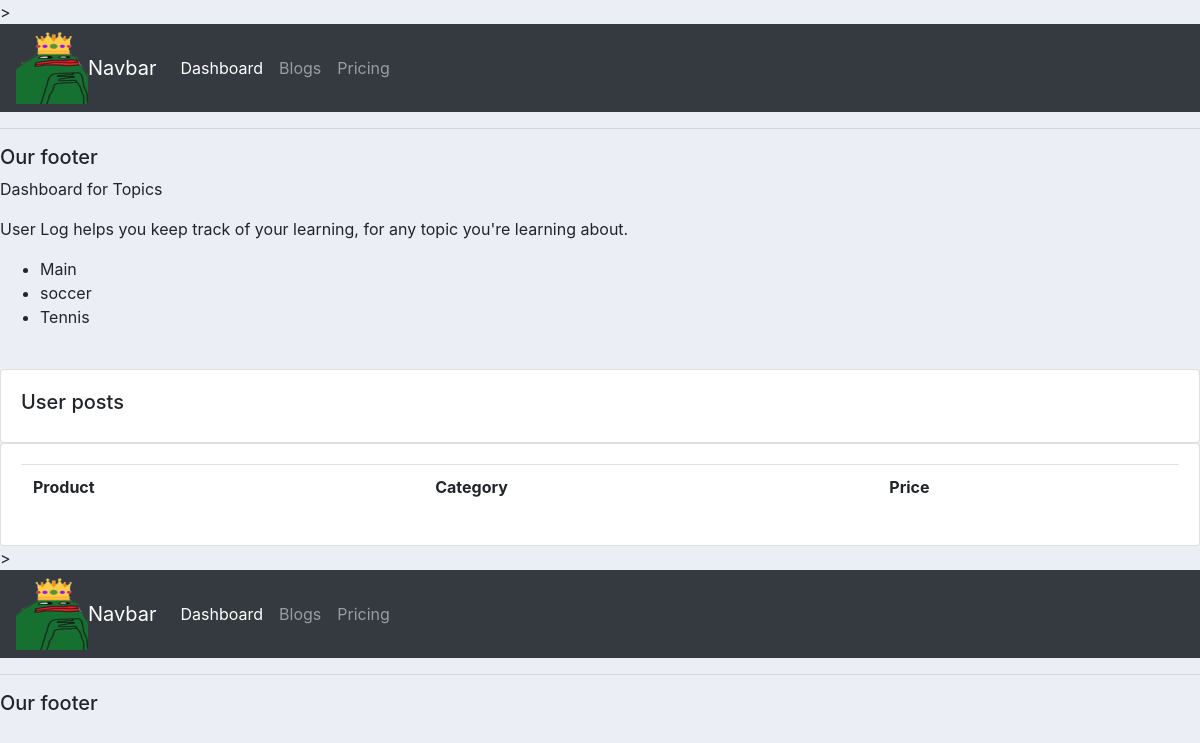
/Userlogs/, run on an earlier commit of the app's database.
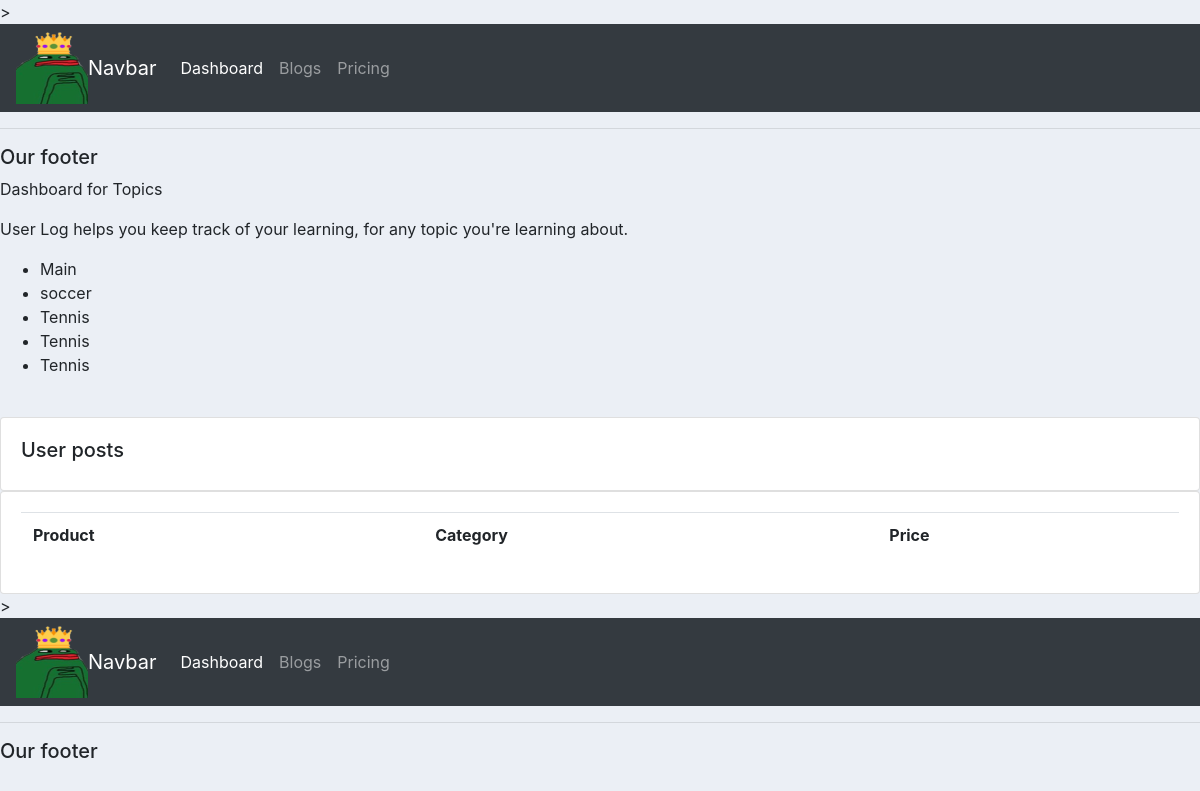
And on a later commit of the database.
### Userlog/models.py (models this page shows)
class UserTopic(models.Model):
    text = models.CharField(max_length=120, null =True) #we want to display characters with max 250
    date_added = models.DateTimeField(auto_now_add=True, null=True ) #allows realtime accuracy upon upload
    def __str__(self):
        return self.text

### Userlog/views.py (the view)
# urls.py: path('Userlogs/', views.topic_view),
def topic_view(request):
    topics = UserTopic.objects.order_by('date_added')
    context ={
        'topics': topics,
    }
    return render(request,'User_log/Userlogs.html',context)

### Userlog/templates/user_log/Userlogs.html
<html>
{% include 'user_log/main.html' %}
{% block content %}
<p> Dashboard for Topics </p>
<p>User Log helps you keep track of your learning,
    for any topic you're
learning about.</p>
<body>
<ul>
    {% for topic in topics %}
    <li> {{ topic }} </li>
    {% empty %}
    <li> No topics have been added yet.</li>
    {% endfor %}
</ul>
<br>
		<div class="row">
			<div class="col-md">
				<div class="card card-body">
					<h5>User posts</h5>
				</div>
				<div class="card card-body">
					<table class="table">
						<tr>
							<th>Product</th>
							<th>Category</th>
							<th>Price</th>
						</tr>
					</table>
				</div>
			</div>
		</div>
</body>
{% include 'user_log/main.html' %}
{% endblock content %}
</html>

What changed in the data, as far as the page shows it:
added UserTopic: text "Tennis"
added UserTopic: text "Tennis"
